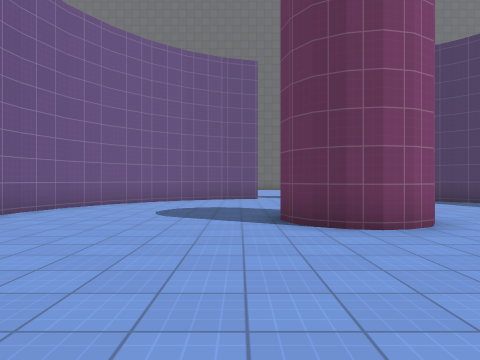
View 1 (above)

24 first-person views from a walk through a 3-D level made in the Godot game engine. The camera is 1.3 m above the floor, looks level and sees 70° across. The floor is counted in squares, 1.95 m on a side. Each view is taken from the middle of a square. On the plan, view 1 faces up. The plan holds only what a view shows up to about 10 squares ahead; the rest is blank. The place goes on beyond the plan. Characters and animated objects are left out. Some surface patterns are stand-ins.

View 2
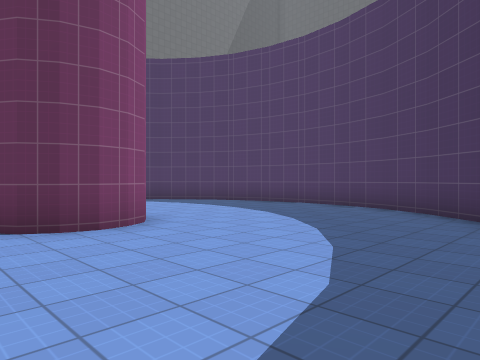

View 3
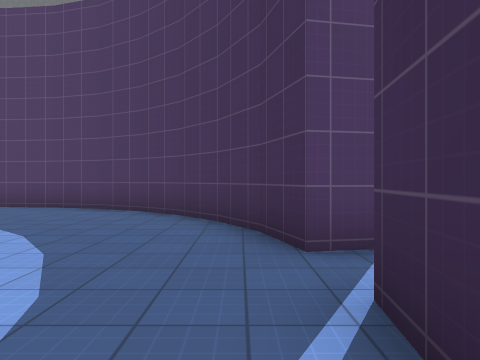

View 4
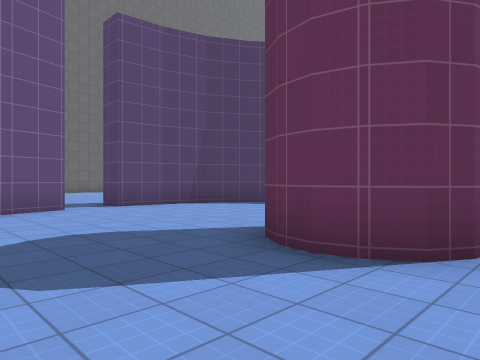

View 5
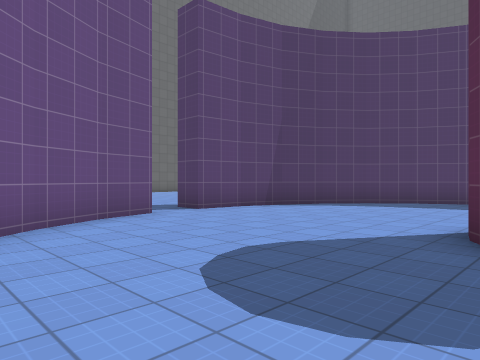

View 6
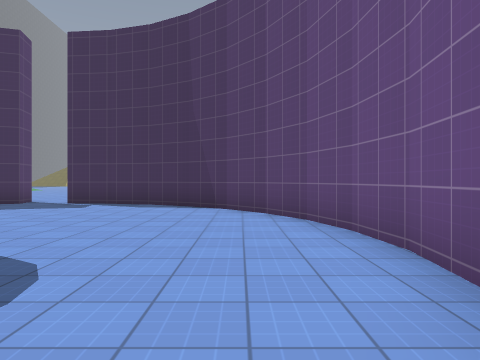

View 7
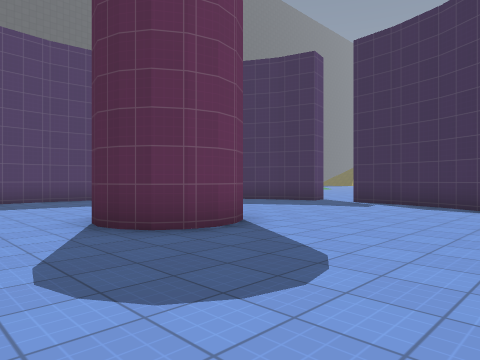

View 8
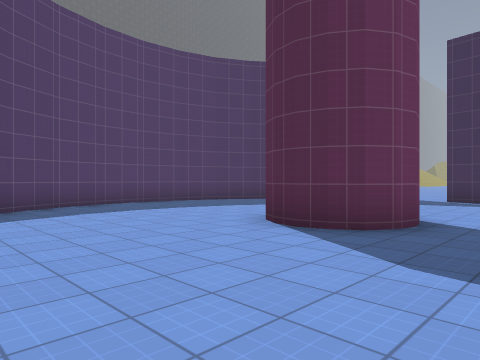

View 9
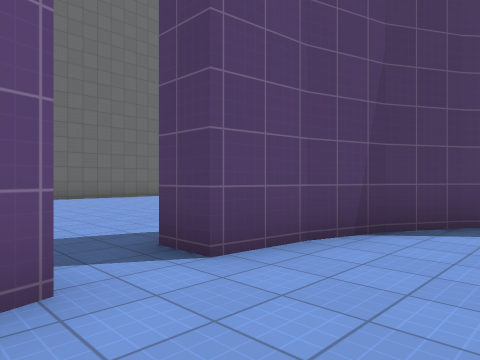

View 10
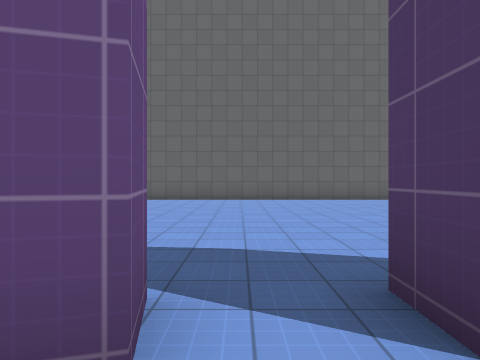

View 11
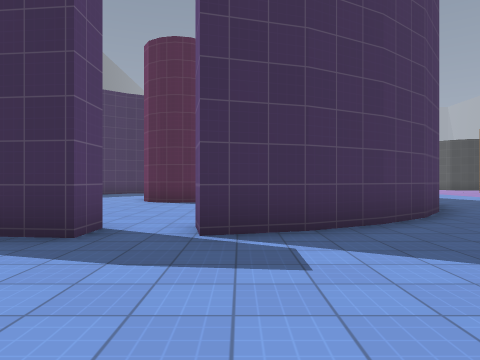

View 12
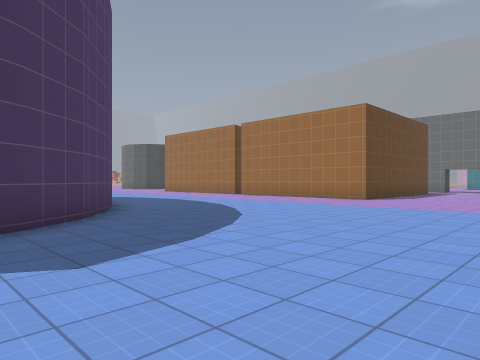

View 13
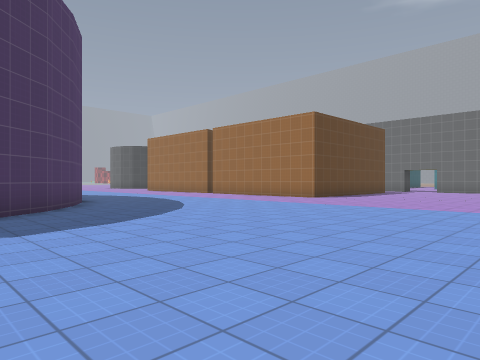

View 14
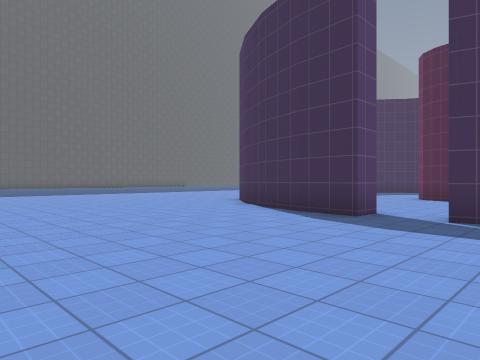

View 15
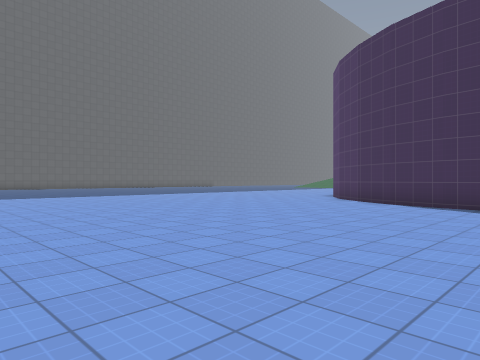

View 16
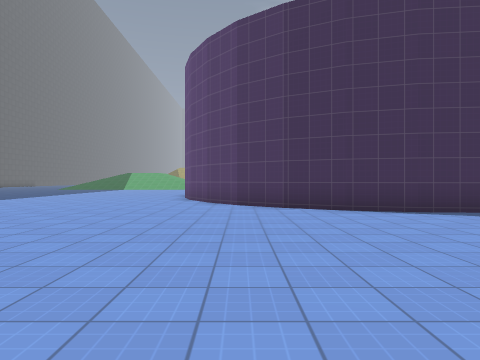

View 17
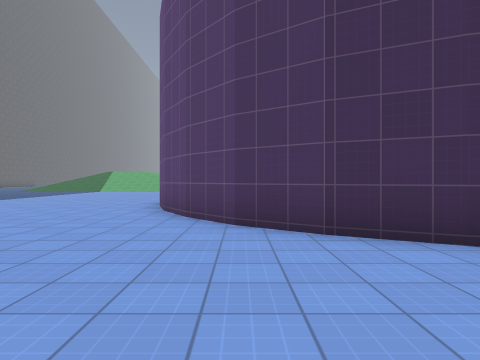

View 18
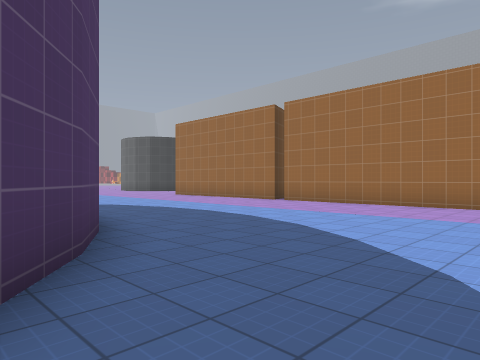

View 19
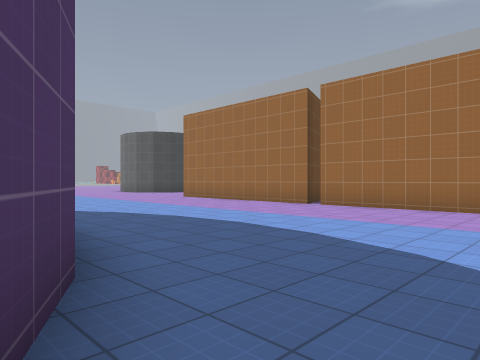

View 20
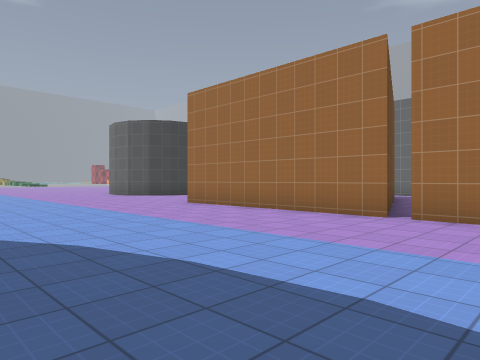

View 21
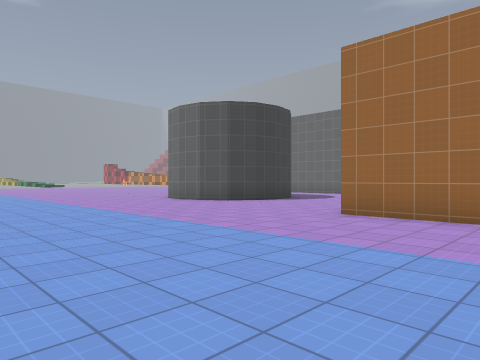

View 22
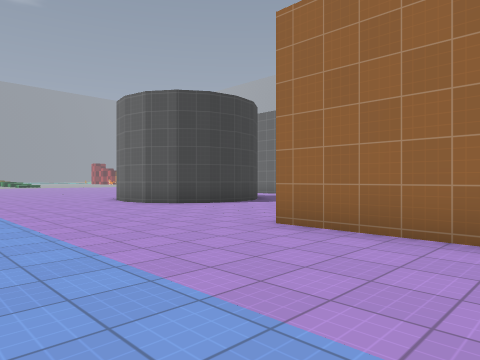

View 23
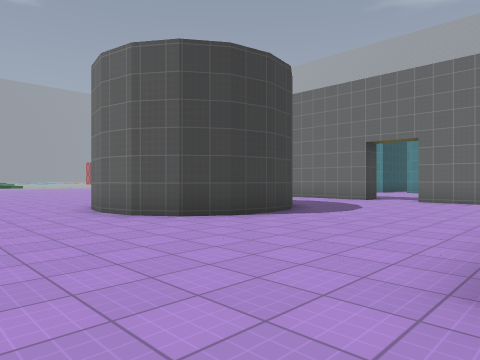

View 24
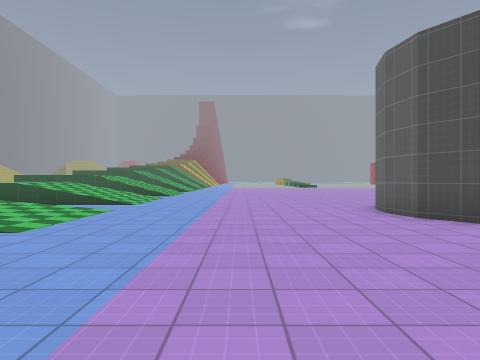

### Floor plan
Points are (right, up) in squares from view 1. A wall is a line through its corners. A room is listed if a view was taken in it or the views show most of it. See-through windows are left out.
Room 1 (views 1, 2, 3, 4, 5, 6, 7, 8, 9, 10)
walls: (1.9, 7) (2.4, 6.9); (1, 6.6) (1.7, 7); (0.7, 5.8) (0.8, 6.5); (2.8, 4.9) (2.4, 4.6) (1.9, 4.5) (1.4, 4.6) (1, 4.9) (0.8, 5.3) (0.6, 6) (1.2, 6.8) (2.1, 7) (2.8, 6.6); (3.2, 12.1) (1.9, 12.3); (-0.5, 11.8) (-1.7, 11.2) (-2.2, 10.8); (5.6, 11.1) (4.4, 11.8) (3.1, 12.1); (6.5, 10.3) (5.5, 11.2); (-3, 10) (-3.5, 9.3); (7.4, 9.3) (6.4, 10.4); (-3.5, 9.4) (-4.1, 8.2); (0.5, 12.9) (0.6, 12.1) (-0.7, 11.7); (8, 8.2) (7.3, 9.4); (-4.1, 8.3) (-4.5, 6.9); (8.3, 6.9) (7.9, 8.3); (-4.5, 7.1) (-4.6, 5.8) (-4.5, 4.4); (8.4, 5.7) (8.3, 7.1); (-4.5, 4.5) (-4.1, 3.2); (-4.1, 3.3) (-3.5, 2.1); (7.3, 2.1) (7.9, 3.2) (8.3, 4.5) (8.4, 5.8); (-3.6, 2.2) (-2.7, 1.2); (6.5, 1.1) (7.3, 2.2); (-2.8, 1.2) (-1.7, 0.3) (-0.5, -0.3); (3.2, -0.6) (4.4, -0.3) (5.5, 0.3) (6.5, 1.2); (0.5, -0.6) (1.9, -0.7); (-0.6, -0.3) (0.7, -0.6)
ways out: opening at (1, 12) to room 2; gap at (2.5, -1) to room 2
Room 2 (views 11, 12, 13, 14, 15, 16, 17, 18, 19, 20, 21, 22, 23, 24)
walls: (-4.9, 8.5) (-4.1, 9.9); (-4.2, 9.8) (-3.3, 11); (-3.4, 10.9) (-2.1, 11.9); (-2.2, 11.8) (-0.9, 12.5); (-12.1, 5.6) (-12.1, -0.4); (-1, 12.5) (0.5, 12.9); (-12.1, 11.5) (-12.1, 5.9); (1.9, 12.3) (1.9, 13.1) (3.3, 12.9) (4.7, 12.5); (4.6, 12.6) (6, 11.8); (5.9, 11.9) (7.1, 10.9); (7, 11) (8, 9.7); (8, 9.8) (8.7, 8.5) (9, 7.3); (-5.5, -9.2) (-3.5, -9.2); (-17, -5.1) (-16.3, -4.7) (-15.4, -4.5) (-14.4, -4.7) (-13.7, -5.2) (-13.1, -6) (-12.9, -6.9) (-13.1, -7.8); (-21.1, -1.9) (-21.1, -3.1)
ways out: opening at (1, 12) to room 1; gap at (2.5, -1) to room 1

Positions as (right, up) in squares from view 1, and headings:
1: (0, 0), facing up
2: (0, 0), facing up-right
3: (0, 0), facing right
4: (-2, 4), facing up-right
5: (-3, 6), facing up-right
6: (-3, 9), facing down
7: (-3, 9), facing down-right
8: (-1, 11), facing down-right
9: (0, 10), facing up-right
10: (1, 11), facing up
11: (0, 17), facing down
12: (-1, 17), facing down-left
13: (-1, 19), facing down-left
14: (-1, 19), facing down-right
15: (1, 22), facing down-right
16: (7, 20), facing down
17: (7, 16), facing down
18: (-3, 13), facing down-left
19: (-4, 11), facing down-left
20: (-6, 8), facing down-left
21: (-6, 3), facing down-left
22: (-8, 3), facing down-left
23: (-10, 0), facing down-left
24: (-10, 0), facing down
